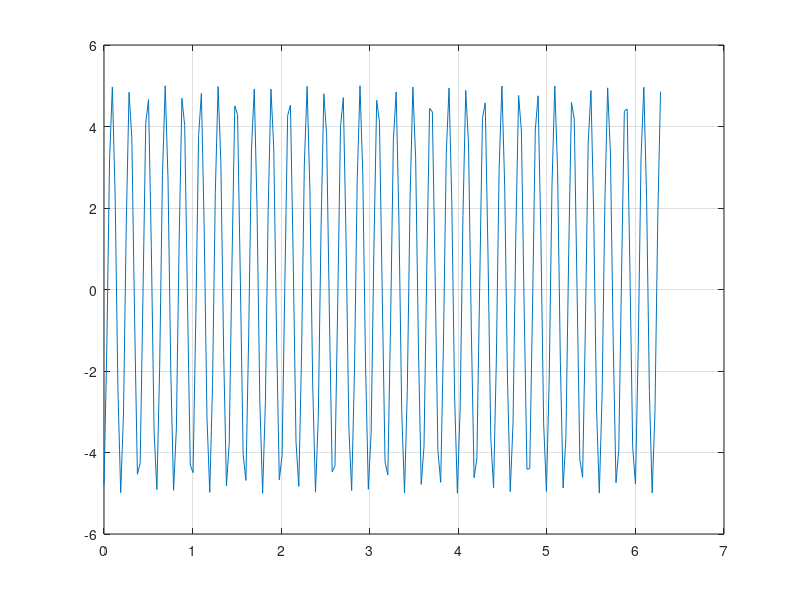

Source code (MATLAB):
prompt='amplitude';
a=input(prompt)
prompt='frequency';
f=input(prompt)
prompt='phase';
p=input(prompt)
x = 0: pi/100: 2*pi;
y=a*sin(2*pi*f*x+p);
plot(x,y),grid;



